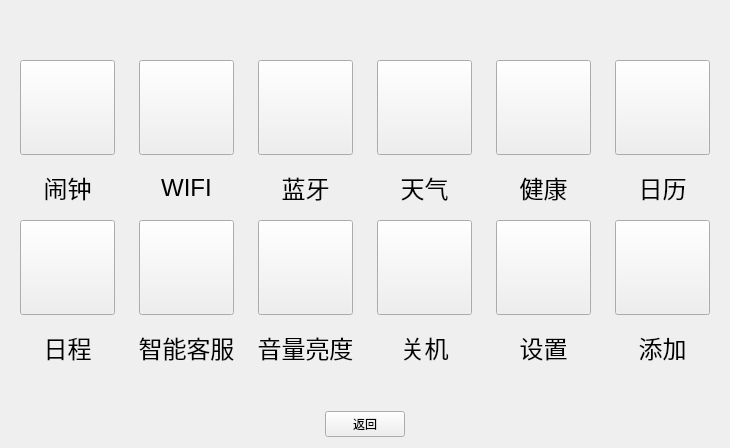
      <widget class="QWidget" name="page_2">
       <layout class="QGridLayout" name="gridLayout_4">
        <item row="1" column="0">
         <layout class="QGridLayout" name="gridLayout_3">
          <item row="0" column="0">
           <widget class="ElevatedCardWidget" name="ElevatedCardWidget_6">
            <property name="borderRadius">
             <number>0</number>
            </property>
            <layout class="QVBoxLayout" name="verticalLayout_3">
             <item>
              <widget class="QPushButton" name="alarm_clock_pushButton">
               <property name="minimumSize">
                <size>
                 <width>95</width>
                 <height>95</height>
                </size>
               </property>
               <property name="maximumSize">
                <size>
                 <width>500</width>
                 <height>500</height>
                </size>
               </property>
               <property name="font">
                <font>
                 <pointsize>12</pointsize>
                </font>
               </property>
               <property name="cursor">
                <cursorShape>PointingHandCursor</cursorShape>
               </property>
               <property name="toolTip">
                <string>&lt;html&gt;&lt;head/&gt;&lt;body&gt;&lt;p&gt;可以进行闹钟设置&lt;/p&gt;&lt;/body&gt;&lt;/html&gt;</string>
               </property>
               <property name="styleSheet">
                <string notr="true"/>
               </property>
               <property name="text">
                <string/>
               </property>
              </widget>
             </item>
            </layout>
           </widget>
          </item>
          <item row="0" column="1">
           <widget class="ElevatedCardWidget" name="ElevatedCardWidget_7">
            <property name="borderRadius">
             <number>0</number>
            </property>
            <layout class="QVBoxLayout" name="verticalLayout_62">
             <item>
              <widget class="QPushButton" name="wificonnect_pushButton">
               <property name="minimumSize">
                <size>
                 <width>95</width>
                 <height>95</height>
                </size>
               </property>
               <property name="maximumSize">
                <size>
                 <width>500</width>
                 <height>500</height>
                </size>
               </property>
               <property name="font">
                <font>
                 <pointsize>12</pointsize>
                </font>
               </property>
               <property name="cursor">
                <cursorShape>PointingHandCursor</cursorShape>
               </property>
               <property name="toolTip">
                <string>&lt;html&gt;&lt;head/&gt;&lt;body&gt;&lt;p&gt;可以进行WIFI设置&lt;/p&gt;&lt;/body&gt;&lt;/html&gt;</string>
               </property>
               <property name="styleSheet">
                <string notr="true"/>
               </property>
               <property name="text">
                <string/>
               </property>
              </widget>
             </item>
            </layout>
           </widget>
          </item>
          <item row="1" column="0">
           <widget class="QLabel" name="label_103">
            <property name="font">
             <font>
              <pointsize>18</pointsize>
             </font>
            </property>
            <property name="text">
             <string>闹钟</string>
            </property>
            <property name="alignment">
             <set>Qt::AlignCenter</set>
            </property>
           </widget>
          </item>
          <item row="1" column="1">
           <widget class="QLabel" name="label_3">
            <property name="font">
             <font>
              <pointsize>18</pointsize>
             </font>
            </property>
            <property name="text">
             <string>WIFI</string>
            </property>
            <property name="alignment">
             <set>Qt::AlignCenter</set>
            </property>
           </widget>
          </item>
          <item row="2" column="0">
           <widget class="ElevatedCardWidget" name="ElevatedCardWidget_12">
            <property name="borderRadius">
             <number>0</number>
            </property>
            <layout class="QVBoxLayout" name="verticalLayout_68">
             <item>
              <widget class="QPushButton" name="schedule_pushButton">
               <property name="minimumSize">
                <size>
                 <width>95</width>
                 <height>95</height>
                </size>
               </property>
               <property name="maximumSize">
                <size>
                 <width>500</width>
                 <height>500</height>
                </size>
               </property>
               <property name="font">
                <font>
                 <pointsize>12</pointsize>
                </font>
               </property>
               <property name="cursor">
                <cursorShape>PointingHandCursor</cursorShape>
               </property>
               <property name="toolTip">
                <string>&lt;html&gt;&lt;head/&gt;&lt;body&gt;&lt;p&gt;可以查看和创建日程信息&lt;/p&gt;&lt;/body&gt;&lt;/html&gt;</string>
               </property>
               <property name="styleSheet">
                <string notr="true"/>
               </property>
               <property name="text">
                <string/>
               </property>
              </widget>
             </item>
            </layout>
           </widget>
          </item>
          <item row="2" column="1">
           <widget class="ElevatedCardWidget" name="ElevatedCardWidget_13">
            <property name="borderRadius">
             <number>0</number>
            </property>
            <layout class="QVBoxLayout" name="verticalLayout_69">
             <item>
              <widget class="QPushButton" name="smart_chat_pushButton">
               <property name="minimumSize">
                <size>
                 <width>95</width>
                 <height>95</height>
                </size>
               </property>
               <property name="maximumSize">
                <size>
                 <width>500</width>
                 <height>500</height>
                </size>
               </property>
               <property name="font">
                <font>
                 <pointsize>12</pointsize>
                </font>
               </property>
               <property name="cursor">
                <cursorShape>PointingHandCursor</cursorShape>
               </property>
               <property name="toolTip">
                <string>&lt;html&gt;&lt;head/&gt;&lt;body&gt;&lt;p&gt;可以进行智能聊天对话&lt;/p&gt;&lt;/body&gt;&lt;/html&gt;</string>
               </property>
               <property name="styleSheet">
                <string notr="true"/>
               </property>
               <property name="text">
                <string/>
               </property>
              </widget>
             </item>
            </layout>
           </widget>
          </item>
          <item row="3" column="0">
           <widget class="QLabel" name="label_15">
            <property name="font">
             <font>
              <pointsize>18</pointsize>
             </font>
            </property>
            <property name="text">
             <string>日程</string>
            </property>
            <property name="alignment">
             <set>Qt::AlignCenter</set>
            </property>
           </widget>
          </item>
          <item row="3" column="1">
           <widget class="QLabel" name="label_14">
            <property name="font">
             <font>
              <pointsize>18</pointsize>
             </font>
            </property>
            <property name="text">
             <string>智能客服</string>
            </property>
            <property name="alignment">
             <set>Qt::AlignCenter</set>
            </property>
           </widget>
          </item>
         </layout>
        </item>
        <item row="1" column="2">
         <layout class="QGridLayout" name="gridLayout_7">
          <item row="0" column="0">
           <widget class="ElevatedCardWidget" name="ElevatedCardWidget_10">
            <property name="borderRadius">
             <number>0</number>
            </property>
            <layout class="QVBoxLayout" name="verticalLayout_65">
             <item>
              <widget class="QPushButton" name="healthydata_pushButton">
               <property name="minimumSize">
                <size>
                 <width>95</width>
                 <height>95</height>
                </size>
               </property>
               <property name="maximumSize">
                <size>
                 <width>500</width>
                 <height>500</height>
                </size>
               </property>
               <property name="font">
                <font>
                 <pointsize>12</pointsize>
                </font>
               </property>
               <property name="cursor">
                <cursorShape>PointingHandCursor</cursorShape>
               </property>
               <property name="toolTip">
                <string>&lt;html&gt;&lt;head/&gt;&lt;body&gt;&lt;p&gt;可以查看健康相关信息&lt;/p&gt;&lt;/body&gt;&lt;/html&gt;</string>
               </property>
               <property name="styleSheet">
                <string notr="true"/>
               </property>
               <property name="text">
                <string/>
               </property>
              </widget>
             </item>
            </layout>
           </widget>
          </item>
          <item row="0" column="1">
           <widget class="ElevatedCardWidget" name="ElevatedCardWidget_11">
            <property name="borderRadius">
             <number>0</number>
            </property>
            <layout class="QVBoxLayout" name="verticalLayout_67">
             <item>
              <widget class="QPushButton" name="calendar_pushButton">
               <property name="minimumSize">
                <size>
                 <width>95</width>
                 <height>95</height>
                </size>
               </property>
               <property name="maximumSize">
                <size>
                 <width>500</width>
                 <height>500</height>
                </size>
               </property>
               <property name="font">
                <font>
                 <pointsize>12</pointsize>
                </font>
               </property>
               <property name="cursor">
                <cursorShape>PointingHandCursor</cursorShape>
               </property>
               <property name="toolTip">
                <string>&lt;html&gt;&lt;head/&gt;&lt;body&gt;&lt;p&gt;可以查看日历信息&lt;/p&gt;&lt;/body&gt;&lt;/html&gt;</string>
               </property>
               <property name="styleSheet">
                <string notr="true"/>
               </property>
               <property name="text">
                <string/>
               </property>
              </widget>
             </item>
            </layout>
           </widget>
          </item>
          <item row="1" column="0">
           <widget class="QLabel" name="label_110">
            <property name="font">
             <font>
              <pointsize>18</pointsize>
             </font>
            </property>
            <property name="text">
             <string>健康</string>
            </property>
            <property name="alignment">
             <set>Qt::AlignCenter</set>
            </property>
           </widget>
          </item>
          <item row="1" column="1">
           <widget class="QLabel" name="label_108">
            <property name="font">
             <font>
              <pointsize>18</pointsize>
             </font>
            </property>
            <property name="text">
             <string>日历</string>
            </property>
            <property name="alignment">
             <set>Qt::AlignCenter</set>
            </property>
           </widget>
          </item>
          <item row="2" column="0">
           <widget class="ElevatedCardWidget" name="ElevatedCardWidget_16">
            <property name="borderRadius">
             <number>0</number>
            </property>
            <layout class="QVBoxLayout" name="verticalLayout_72">
             <item>
              <widget class="QPushButton" name="set_base_pushButton">
               <property name="minimumSize">
                <size>
                 <width>95</width>
                 <height>95</height>
                </size>
               </property>
               <property name="maximumSize">
                <size>
                 <width>500</width>
                 <height>500</height>
                </size>
               </property>
               <property name="font">
                <font>
                 <pointsize>12</pointsize>
                </font>
               </property>
               <property name="cursor">
                <cursorShape>PointingHandCursor</cursorShape>
               </property>
               <property name="toolTip">
                <string>&lt;html&gt;&lt;head/&gt;&lt;body&gt;&lt;p&gt;可以进行设置相关配置&lt;/p&gt;&lt;/body&gt;&lt;/html&gt;</string>
               </property>
               <property name="styleSheet">
                <string notr="true"/>
               </property>
               <property name="text">
                <string/>
               </property>
              </widget>
             </item>
            </layout>
           </widget>
          </item>
          <item row="2" column="1">
           <widget class="ElevatedCardWidget" name="ElevatedCardWidget_17">
            <property name="borderRadius">
             <number>0</number>
            </property>
            <layout class="QVBoxLayout" name="verticalLayout_78">
             <item>
              <widget class="QPushButton" name="set_add_pushButton">
               <property name="minimumSize">
                <size>
                 <width>95</width>
                 <height>95</height>
                </size>
               </property>
               <property name="maximumSize">
                <size>
                 <width>500</width>
                 <height>500</height>
                </size>
               </property>
               <property name="font">
                <font>
                 <pointsize>12</pointsize>
                </font>
               </property>
               <property name="cursor">
                <cursorShape>PointingHandCursor</cursorShape>
               </property>
               <property name="toolTip">
                <string>&lt;html&gt;&lt;head/&gt;&lt;body&gt;&lt;p&gt;可以进行设置相关配置&lt;/p&gt;&lt;/body&gt;&lt;/html&gt;</string>
               </property>
               <property name="styleSheet">
                <string notr="true"/>
               </property>
               <property name="text">
                <string/>
               </property>
              </widget>
             </item>
            </layout>
           </widget>
          </item>
          <item row="3" column="0">
           <widget class="QLabel" name="label_121">
            <property name="font">
             <font>
              <pointsize>18</pointsize>
             </font>
            </property>
            <property name="text">
             <string>设置</string>
            </property>
            <property name="alignment">
             <set>Qt::AlignCenter</set>
            </property>
           </widget>
          </item>
          <item row="3" column="1">
           <widget class="QLabel" name="label_124">
            <property name="font">
             <font>
              <pointsize>18</pointsize>
             </font>
            </property>
            <property name="text">
             <string>添加</string>
            </property>
            <property name="alignment">
             <set>Qt::AlignCenter</set>
            </property>
           </widget>
          </item>
         </layout>
        </item>
        <item row="3" column="0" colspan="3">
         <layout class="QHBoxLayout" name="horizontalLayout">
          <item>
           <spacer name="horizontalSpacer">
            <property name="orientation">
             <enum>Qt::Horizontal</enum>
            </property>
            <property name="sizeHint" stdset="0">
             <size>
              <width>40</width>
              <height>20</height>
             </size>
            </property>
           </spacer>
          </item>
          <item>
           <widget class="PrimaryPushButton" name="home_pushButton">
            <property name="text">
             <string>返回</string>
            </property>
           </widget>
          </item>
          <item>
           <spacer name="horizontalSpacer_2">
            <property name="orientation">
             <enum>Qt::Horizontal</enum>
            </property>
            <property name="sizeHint" stdset="0">
             <size>
              <width>40</width>
              <height>20</height>
             </size>
            </property>
           </spacer>
          </item>
         </layout>
        </item>
        <item row="1" column="1">
         <layout class="QGridLayout" name="gridLayout_5">
          <item row="0" column="0">
           <widget class="ElevatedCardWidget" name="ElevatedCardWidget_9">
            <property name="frameShape">
             <enum>QFrame::NoFrame</enum>
            </property>
            <property name="borderRadius">
             <number>0</number>
            </property>
            <layout class="QVBoxLayout" name="verticalLayout_63">
             <item>
              <widget class="QPushButton" name="blutooth_pushButton">
               <property name="minimumSize">
                <size>
                 <width>95</width>
                 <height>95</height>
                </size>
               </property>
               <property name="maximumSize">
                <size>
                 <width>500</width>
                 <height>500</height>
                </size>
               </property>
               <property name="font">
                <font>
                 <pointsize>12</pointsize>
                </font>
               </property>
               <property name="cursor">
                <cursorShape>PointingHandCursor</cursorShape>
               </property>
               <property name="toolTip">
                <string>&lt;html&gt;&lt;head/&gt;&lt;body&gt;&lt;p&gt;可以进行蓝牙设置&lt;/p&gt;&lt;/body&gt;&lt;/html&gt;</string>
               </property>
               <property name="styleSheet">
                <string notr="true"/>
               </property>
               <property name="text">
                <string/>
               </property>
              </widget>
             </item>
            </layout>
           </widget>
          </item>
          <item row="0" column="1">
           <widget class="ElevatedCardWidget" name="ElevatedCardWidget_8">
            <property name="borderRadius">
             <number>0</number>
            </property>
            <layout class="QVBoxLayout" name="verticalLayout_64">
             <item>
              <widget class="QPushButton" name="select_weather_pushButton">
               <property name="minimumSize">
                <size>
                 <width>95</width>
                 <height>95</height>
                </size>
               </property>
               <property name="maximumSize">
                <size>
                 <width>500</width>
                 <height>500</height>
                </size>
               </property>
               <property name="font">
                <font>
                 <pointsize>12</pointsize>
                </font>
               </property>
               <property name="cursor">
                <cursorShape>PointingHandCursor</cursorShape>
               </property>
               <property name="toolTip">
                <string>&lt;html&gt;&lt;head/&gt;&lt;body&gt;&lt;p&gt;可以查看天气预报信息&lt;/p&gt;&lt;/body&gt;&lt;/html&gt;</string>
               </property>
               <property name="styleSheet">
                <string notr="true"/>
               </property>
               <property name="text">
                <string/>
               </property>
              </widget>
             </item>
            </layout>
           </widget>
          </item>
          <item row="1" column="0">
           <widget class="QLabel" name="label_10">
            <property name="font">
             <font>
              <pointsize>18</pointsize>
             </font>
            </property>
            <property name="text">
             <string>蓝牙</string>
            </property>
            <property name="alignment">
             <set>Qt::AlignCenter</set>
            </property>
           </widget>
          </item>
          <item row="1" column="1">
           <widget class="QLabel" name="label_123">
            <property name="font">
             <font>
              <pointsize>18</pointsize>
             </font>
            </property>
            <property name="text">
             <string>天气</string>
            </property>
            <property name="alignment">
             <set>Qt::AlignCenter</set>
            </property>
           </widget>
          </item>
          <item row="2" column="0">
           <widget class="ElevatedCardWidget" name="ElevatedCardWidget_14">
            <property name="borderRadius">
             <number>0</number>
            </property>
            <layout class="QVBoxLayout" name="verticalLayout_70">
             <item>
              <widget class="QPushButton" name="volume_brightness_pushButton">
               <property name="minimumSize">
                <size>
                 <width>95</width>
                 <height>95</height>
                </size>
               </property>
               <property name="maximumSize">
                <size>
                 <width>500</width>
                 <height>500</height>
                </size>
               </property>
               <property name="font">
                <font>
                 <pointsize>12</pointsize>
                </font>
               </property>
               <property name="cursor">
                <cursorShape>PointingHandCursor</cursorShape>
               </property>
               <property name="toolTip">
                <string>&lt;html&gt;&lt;head/&gt;&lt;body&gt;&lt;p&gt;可以进行音量亮度调节&lt;/p&gt;&lt;/body&gt;&lt;/html&gt;</string>
               </property>
               <property name="styleSheet">
                <string notr="true"/>
               </property>
               <property name="text">
                <string/>
               </property>
              </widget>
             </item>
            </layout>
           </widget>
          </item>
          <item row="2" column="1">
           <widget class="ElevatedCardWidget" name="ElevatedCardWidget_15">
            <property name="borderRadius">
             <number>0</number>
            </property>
            <layout class="QVBoxLayout" name="verticalLayout_71">
             <item>
              <widget class="QPushButton" name="shutdown_pushButton">
               <property name="minimumSize">
                <size>
                 <width>95</width>
                 <height>95</height>
                </size>
               </property>
               <property name="maximumSize">
                <size>
                 <width>500</width>
                 <height>500</height>
                </size>
               </property>
               <property name="font">
                <font>
                 <pointsize>12</pointsize>
                </font>
               </property>
               <property name="cursor">
                <cursorShape>PointingHandCursor</cursorShape>
               </property>
               <property name="toolTip">
                <string>&lt;html&gt;&lt;head/&gt;&lt;body&gt;&lt;p&gt;可以进行重启、关机、重新初始化操作&lt;/p&gt;&lt;/body&gt;&lt;/html&gt;</string>
               </property>
               <property name="styleSheet">
                <string notr="true"/>
               </property>
               <property name="text">
                <string/>
               </property>
              </widget>
             </item>
            </layout>
           </widget>
          </item>
          <item row="3" column="0">
           <widget class="QLabel" name="label_8">
            <property name="font">
             <font>
              <pointsize>18</pointsize>
             </font>
            </property>
            <property name="text">
             <string>音量亮度</string>
            </property>
            <property name="alignment">
             <set>Qt::AlignCenter</set>
            </property>
           </widget>
          </item>
          <item row="3" column="1">
           <widget class="QLabel" name="label_6">
            <property name="font">
             <font>
              <pointsize>18</pointsize>
             </font>
            </property>
            <property name="text">
             <string>关机</string>
            </property>
            <property name="alignment">
             <set>Qt::AlignCenter</set>
            </property>
           </widget>
          </item>
         </layout>
        </item>
        <item row="0" column="1">
         <spacer name="verticalSpacer_3">
          <property name="orientation">
           <enum>Qt::Vertical</enum>
          </property>
          <property name="sizeHint" stdset="0">
           <size>
            <width>20</width>
            <height>40</height>
           </size>
          </property>
         </spacer>
        </item>
        <item row="2" column="1">
         <spacer name="verticalSpacer">
          <property name="orientation">
           <enum>Qt::Vertical</enum>
          </property>
          <property name="sizeHint" stdset="0">
           <size>
            <width>20</width>
            <height>40</height>
           </size>
          </property>
         </spacer>
        </item>
       </layout>
      </widget>
